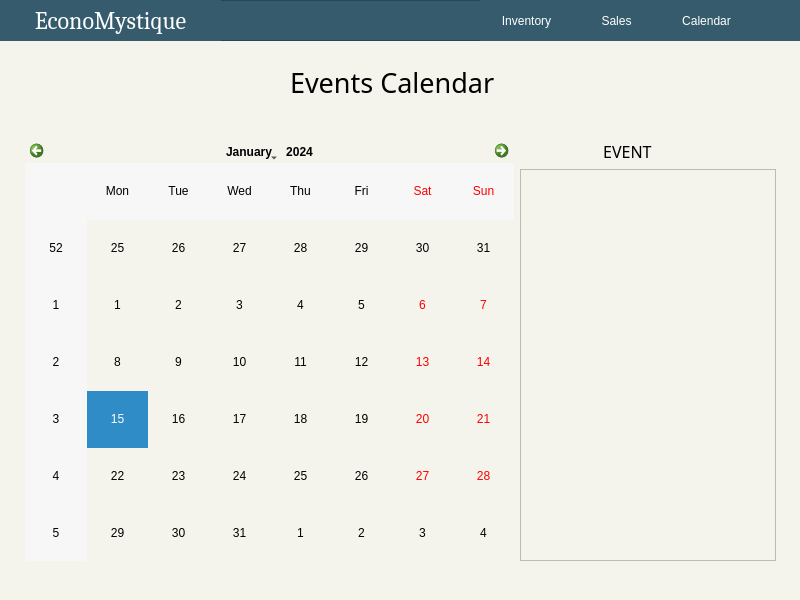
<?xml version="1.0" encoding="UTF-8"?>
<ui version="4.0">
 <class>Calendar</class>
 <widget class="QWidget" name="Calendar">
  <property name="geometry">
   <rect>
    <x>0</x>
    <y>0</y>
    <width>800</width>
    <height>600</height>
   </rect>
  </property>
  <property name="windowTitle">
   <string>EconoMystique</string>
  </property>
  <property name="windowIcon">
   <iconset>
    <selectedon>img/econoLogo2.png</selectedon>
   </iconset>
  </property>
  <property name="styleSheet">
   <string notr="true">background: #f4f4ec;
color: black;
</string>
  </property>
  <widget class="QWidget" name="verticalLayoutWidget">
   <property name="geometry">
    <rect>
     <x>0</x>
     <y>40</y>
     <width>801</width>
     <height>84</height>
    </rect>
   </property>
   <layout class="QVBoxLayout" name="verticalLayout">
    <property name="leftMargin">
     <number>290</number>
    </property>
    <item>
     <widget class="QLabel" name="EventsCalendar">
      <property name="font">
       <font>
        <family>Sans Serif Collection</family>
        <pointsize>20</pointsize>
       </font>
      </property>
      <property name="text">
       <string>Events Calendar</string>
      </property>
     </widget>
    </item>
   </layout>
  </widget>
  <widget class="QFrame" name="frame">
   <property name="geometry">
    <rect>
     <x>0</x>
     <y>0</y>
     <width>801</width>
     <height>41</height>
    </rect>
   </property>
   <property name="styleSheet">
    <string notr="true">background: #365b6d;</string>
   </property>
   <property name="frameShape">
    <enum>QFrame::StyledPanel</enum>
   </property>
   <property name="frameShadow">
    <enum>QFrame::Raised</enum>
   </property>
   <widget class="QLabel" name="titleLabel_2">
    <property name="geometry">
     <rect>
      <x>0</x>
      <y>0</y>
      <width>221</width>
      <height>41</height>
     </rect>
    </property>
    <property name="font">
     <font>
      <family>Cambria</family>
      <pointsize>18</pointsize>
     </font>
    </property>
    <property name="styleSheet">
     <string notr="true">color: white;</string>
    </property>
    <property name="text">
     <string>EconoMystique</string>
    </property>
    <property name="alignment">
     <set>Qt::AlignCenter</set>
    </property>
   </widget>
   <widget class="QPushButton" name="btnSales">
    <property name="geometry">
     <rect>
      <x>570</x>
      <y>0</y>
      <width>93</width>
      <height>41</height>
     </rect>
    </property>
    <property name="font">
     <font>
      <pointsize>9</pointsize>
     </font>
    </property>
    <property name="cursor">
     <cursorShape>PointingHandCursor</cursorShape>
    </property>
    <property name="styleSheet">
     <string notr="true">QPushButton {
    background-color: #365b6d;
    color: white;
    border-radius: 50px;
}
QPushButton:hover {
    background-color: #5b8ca4;
}
QPushButton:pressed {
    border-style: inset;
    background-color: #365b6d;
}
</string>
    </property>
    <property name="text">
     <string>Sales</string>
    </property>
   </widget>
   <widget class="QPushButton" name="btnInventory">
    <property name="geometry">
     <rect>
      <x>480</x>
      <y>0</y>
      <width>93</width>
      <height>41</height>
     </rect>
    </property>
    <property name="font">
     <font>
      <pointsize>9</pointsize>
     </font>
    </property>
    <property name="cursor">
     <cursorShape>PointingHandCursor</cursorShape>
    </property>
    <property name="styleSheet">
     <string notr="true">QPushButton {
    background-color: #365b6d;
    color: white;
    border-radius: 50px;
}
QPushButton:hover {
    background-color: #5b8ca4;
}
QPushButton:pressed {
    border-style: inset;
    background-color: #365b6d;
}
</string>
    </property>
    <property name="text">
     <string>Inventory</string>
    </property>
   </widget>
   <widget class="QPushButton" name="btnCalendar">
    <property name="geometry">
     <rect>
      <x>660</x>
      <y>0</y>
      <width>93</width>
      <height>41</height>
     </rect>
    </property>
    <property name="font">
     <font>
      <pointsize>9</pointsize>
     </font>
    </property>
    <property name="cursor">
     <cursorShape>PointingHandCursor</cursorShape>
    </property>
    <property name="styleSheet">
     <string notr="true">QPushButton {
    background-color: #365b6d;
    color: white;
    border-radius: 50px;
}
QPushButton:hover {
    background-color: #5b8ca4;
}
QPushButton:pressed {
    border-style: inset;
    background-color: #365b6d;
}
</string>
    </property>
    <property name="text">
     <string>Calendar</string>
    </property>
   </widget>
   <widget class="QPushButton" name="btnAccount">
    <property name="geometry">
     <rect>
      <x>750</x>
      <y>0</y>
      <width>51</width>
      <height>41</height>
     </rect>
    </property>
    <property name="cursor">
     <cursorShape>PointingHandCursor</cursorShape>
    </property>
    <property name="styleSheet">
     <string notr="true">QPushButton {
    background-color: #365b6d;
    color: white;
    border-radius: 50px;
}
QPushButton:hover {
    background-color: #5b8ca4;
}
QPushButton:pressed {
    border-style: inset;
    background-color: #365b6d;
}
</string>
    </property>
    <property name="text">
     <string/>
    </property>
    <property name="icon">
     <iconset>
      <selectedon>img/pfBtn.png</selectedon>
     </iconset>
    </property>
    <property name="iconSize">
     <size>
      <width>40</width>
      <height>40</height>
     </size>
    </property>
   </widget>
  </widget>
  <widget class="QWidget" name="horizontalLayoutWidget">
   <property name="geometry">
    <rect>
     <x>20</x>
     <y>140</y>
     <width>761</width>
     <height>421</height>
    </rect>
   </property>
   <layout class="QHBoxLayout" name="horizontalLayout" stretch="5,0">
    <property name="leftMargin">
     <number>5</number>
    </property>
    <property name="rightMargin">
     <number>5</number>
    </property>
    <item>
     <widget class="QCalendarWidget" name="calendarWidget"/>
    </item>
    <item>
     <layout class="QVBoxLayout" name="verticalLayout_2">
      <item>
       <widget class="QLabel" name="eventLabel">
        <property name="font">
         <font>
          <family>Sans Serif Collection</family>
          <pointsize>12</pointsize>
         </font>
        </property>
        <property name="text">
         <string>                    EVENT</string>
        </property>
       </widget>
      </item>
      <item>
       <widget class="QListView" name="eventListView"/>
      </item>
     </layout>
    </item>
   </layout>
  </widget>
 </widget>
 <resources/>
 <connections/>
</ui>
